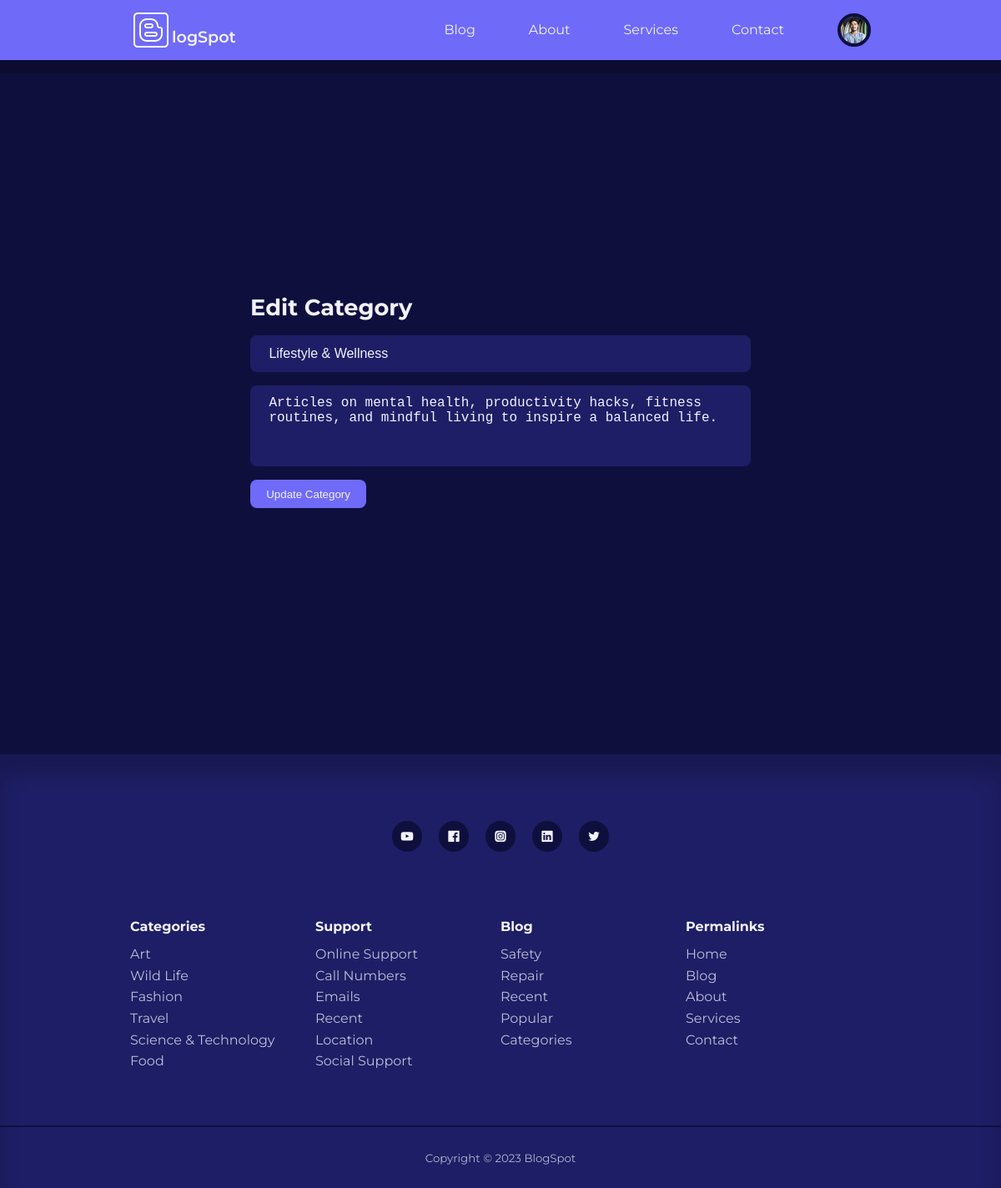
The page /admin/edit-category.php?id=2 (signed in) on the database its author committed.
### tables this page shows
CREATE TABLE `users` (
  `id` int(11) UNSIGNED NOT NULL,
  `firstname` varchar(50) NOT NULL,
  `lastname` varchar(50) NOT NULL,
  `username` varchar(50) NOT NULL,
  `email` varchar(100) NOT NULL,
  `password` varchar(255) NOT NULL,
  `avatar` varchar(255) NOT NULL,
  `admin` tinyint(1) NOT NULL
);

CREATE TABLE `categories` (
  `id` int(11) UNSIGNED NOT NULL,
  `title` varchar(50) NOT NULL,
  `description` text NOT NULL
);

### admin/partial/header.php (called while the page is built, shortened)
<?php
require '../partials/header.php';
?>

### admin/edit-category.php (the view, shortened to what this page needs)
<?php
include 'partial/header.php';
if(isset($_GET['id'])) {
    $id = filter_var($_GET['id'], FILTER_SANITIZE_NUMBER_INT);
    $query = "SELECT * FROM categories WHERE id=$id";
    $result = mysqli_query($connection, $query);
    if(mysqli_num_rows($result) == 1) {
        $category = mysqli_fetch_assoc($result);
    }
} else {
    header('location:'.ROOT_URL.'admin/manage-categories.php');
    die();
}
?>
<section class="form__section">
    <div class="container form__section-container">
        <h2>Edit Category</h2>
        <form action="<?= ROOT_URL ?>admin/edit-category-logic.php" method="post">
            <input type="text" name="title" value="<?= $category['title'] ?>" placeholder="Title">
            <textarea rows="4" name="description" placeholder="Description"><?= $category['description'] ?></textarea>
            <button type="submit" name="submit" class="btn">Update Category</button>
        </form>
    </div>
</section>
<?php
include '../partials/footer.php'
?>

### partials/header.php (shortened to what this page needs)
<?php
require 'config/database.php';
if(isset($_SESSION['user-id'])) {
    $id = filter_var($_SESSION['user-id'], FILTER_SANITIZE_NUMBER_INT);
    $query = "SELECT avatar FROM users WHERE id=$id";
    $result = mysqli_query($connection, $query);
    $avatar = mysqli_fetch_assoc($result);
}
?>
<!DOCTYPE html>
<html lang="en">
<head>
  <link rel="stylesheet" href="<?= ROOT_URL ?>css/styles.css">
  <link rel="stylesheet" href="https://unicons.iconscout.com/release/v4.0.8/css/line.css">
</head>
<body>
    <nav>
        <div class="container nav__container">
            <a href="<?= ROOT_URL ?>" class="nav__logo">logSpot</a>
            <ul class="nav__items">
                <li><a href="<?= ROOT_URL ?>blog.php">Blog</a></li>
                <li><a href="<?= ROOT_URL ?>about.php">About</a></li>
                <li><a href="<?= ROOT_URL ?>services.php">Services</a></li>
                <li><a href="<?= ROOT_URL ?>contact.php">Contact</a></li>
                <?php if(isset($_SESSION['user-id'])) :?>
                <li class="nav__profile">
                    <div class="avatar">
                    <img src="<?= ROOT_URL ?>images/<?= $avatar['avatar'] ?>">
                    </div>
                </li>
                <?php else :?>
                <li><a href="<?= ROOT_URL ?>signin.php">Signin</a></li>
                <?php endif ?>
            </ul>
        </div>
    </nav>

### css/styles.css (style rules this page uses)
:root { --color-primary: #6f6af8; --color-primary-light: hsl(242, 91%, 69%, 18%); --color-primary-variant: #5854c7; --color-red: #da0f3f; --color-red-light: hsl(346, 87%, 46%, 15%); --color-green: #00c476; --color-green-light: hsl(156, 100%, 38%, 15%); --color-gray-900: #1e1e66; --color-gray-700: #2d2b7c; --color-gray-300: rgba(242, 242, 254, 0.3); --color-gray-200: rgba(242, 242, 254, 0.7); --color-white: #f2f2fe; --color-bg: #0f0f3e; --transition: all 300ms ease; --container-width-lg: 74%; --container-width-md: 88%; --form-width: 50%; --card-border-radius-1: 0.3rem; --card-border-radius-2: 0.5rem; --card-border-radius-3: 0.8rem; --card-border-radius-4: 2rem; --card-border-radius-5: 5rem; }
* { margin: 0; padding: 0; outline: 0; border: 0; appearance: none; list-style: none; text-decoration: none; box-sizing: border-box; }
body { font-family: 'Montserrat', sans-serif; line-height: 1.6; color: var(--color-gray-200); overflow-x: hidden; background: var(--color-bg); font-size: 1rem; }
.container { width: var(--container-width-lg); max-width: 1800px; margin-inline: auto; }
section { margin-top: 3rem; width: 100vw; }
h1, h2, h3, h4, h5 { color: var(--color-white); line-height: 1.3; }
h2 { font-size: 1.7rem; margin: 1rem 0; }
a { color: var(--color-white); transition: var(--transition); font-size: 1rem; }
img { display: block; width: 100%; object-fit: cover; }
nav { background: var(--color-primary); width: 100vw; height: 4.5rem; position: fixed; top: 0; z-index: 10; box-shadow: 0 1rem rgba(0 , 0, 0, 0.2); }
.nav__container { height: 100%; display: flex; align-items: center; justify-content: space-between; }
.avatar { width: 2.5rem; height: 2.5rem; border-radius: 50%; overflow: hidden; border: 0.3rem solid var(--color-bg); }
.nav__logo { font-weight: 600; font-size: 1.2rem; height: 50px; }
a.nav__logo svg { margin-bottom: -10px; }
.nav__items { display: flex; align-items: center; gap: 4rem; }
.nav__profile { position: relative; cursor: pointer; }
.btn { display: inline-block; width: fit-content; padding: 0.6rem 1.2rem; background-color: var(--color-primary); border-radius: var(--card-border-radius-2); cursor: pointer; transition: var(--transition); color: var(--color-white); }
.form__section { display: grid; place-items: center; height: 100vh; margin-top: 4.5rem; margin-bottom: 2rem; }
.form__section-container { width: var(--form-width); }
form { display: flex; flex-direction: column; gap: 1rem; }
input, textarea, select { padding: 0.8rem 1.4rem; background: var(--color-gray-900); border-radius: var(--card-border-radius-2); resize: none; color: var(--color-white); font-size: 1rem; }

### rows shown on the page
users: avatar (picture)
categories: title "Lifestyle & Wellness", description "Articles on mental health, productivity hacks, fitness routines, and mindful living to inspire a balanced life."
